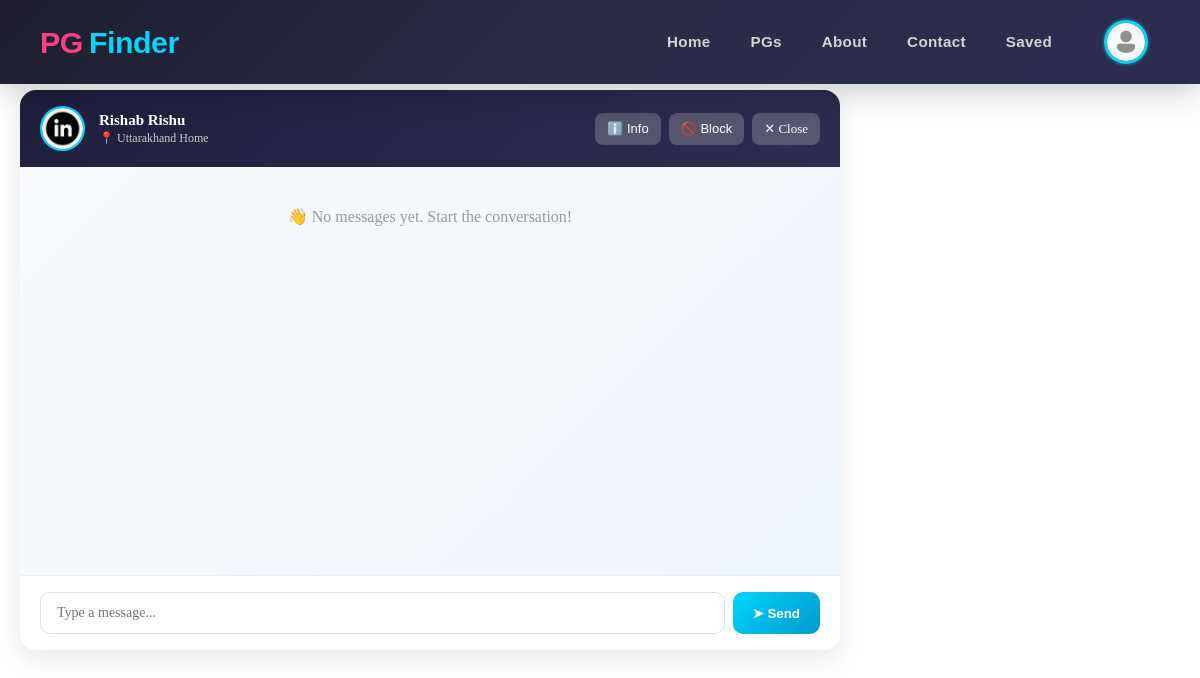
The page /chat/conversation/1/ (signed in) on the database its author committed.
### users/models.py (models this page shows, shortened)
class MyUser(AbstractBaseUser):
    email = models.EmailField(
        verbose_name="Email Address",
        max_length=255,
        unique=True,
    )
    username = models.CharField(max_length=50,unique=True)
    first_name = models.CharField(max_length=50)
    last_name = models.CharField(max_length=50)
    gender = models.CharField(max_length=30,blank=True,null=True, choices=[
        ('male','Male'),
        ('female','Female'),
    ])
    date_of_birth = models.DateField(blank=True, null=True)
    phone =  models.CharField(max_length=15,unique=True )
    profile_image = models.ImageField(upload_to='profile_images/', blank=True, null=True)
    is_owner = models.BooleanField(default=False)
    aadhar_card = models.CharField(max_length=20, unique=True, blank=True, null=True)
    address = models.TextField(blank=True, null=True)
    city = models.CharField(max_length=100, blank=True, null=True)
    state = models.CharField(max_length=100, blank=True, null=True)
    pin_code = models.CharField(max_length=10, blank=True, null=True)
    date_joined = models.DateTimeField(auto_now_add=True,blank=True)
    last_login = models.DateTimeField(auto_now_add=True)
    is_admin = models.BooleanField(default=False)
    is_staff = models.BooleanField(default=False)
    is_active = models.BooleanField(default=False)
    is_superadmin = models.BooleanField(default=False)
    objects = MyUserManager()
    USERNAME_FIELD = "email"
    REQUIRED_FIELDS = ["username","first_name", "last_name", "date_of_birth"]

### chat/models.py (models this page shows, shortened)
class ChatConversation(models.Model):
    initiator = models.ForeignKey(User, on_delete=models.CASCADE, related_name="initiated_conversations")
    recipient = models.ForeignKey(User, on_delete=models.CASCADE, related_name="received_conversations")
    pg = models.ForeignKey(PgListing, on_delete=models.CASCADE, related_name="conversations", blank=True, null=True)
    is_active = models.BooleanField(default=True)
    created_at = models.DateTimeField(auto_now_add=True)
    updated_at = models.DateTimeField(auto_now=True)
    last_message_at = models.DateTimeField(blank=True, null=True)
    class Meta:
        ordering = ["-last_message_at", "-created_at"]
        unique_together = ("initiator", "recipient", "pg")

### pgs/models.py (models this page shows, shortened)
class PgListing(models.Model):
    TYPE_CHOICES = [
        ("boys", "Boys"),
        ("girls", "Girls"),
        ("coed", "Coed"),
        ("family", "Family"),
    ]
    SHARING_CHOICES = [
        ("single", "Single"),
        ("double", "Double"),
        ("triple", "Triple"),
        ("quad", "Quad"),
    ]
    FURNISHING_CHOICES = [
        ("fully_furnished", "Fully Furnished"),
        ("semi_furnished", "Semi Furnished"),
        ("unfurnished", "Unfurnished"),
    ]
    owner = models.ForeignKey(Users, on_delete=models.CASCADE, related_name="pg_listings")
    title = models.CharField(max_length=100)
    slug = models.SlugField(max_length=200, unique=True)
    description = models.TextField()
    address = models.CharField(max_length=255)
    city = models.CharField(max_length=100)
    state = models.CharField(max_length=100)
    pin_code = models.CharField(max_length=10)
    price_per_month = models.DecimalField(max_digits=10, decimal_places=2)
    security_deposit = models.DecimalField(max_digits=10, decimal_places=2, default=0)
    available_from = models.DateField()
    is_available = models.BooleanField(default=True)
    type_of_pg = models.CharField(max_length=20, blank=True, null=True, choices=TYPE_CHOICES)
    amenities = models.TextField(help_text="Comma-separated list of amenities", blank=True, null=True)
    preferred_tenants = models.CharField(
        max_length=255,
        blank=True,
        help_text="Comma-separated preferred tenant types",
    )
    furnishing_status = models.CharField(
        max_length=30,
        choices=FURNISHING_CHOICES,
        default="fully_furnished",
    )
    food_available = models.BooleanField(default=False)
    parking_available = models.BooleanField(default=False)
    wifi_available = models.BooleanField(default=False)
    rules_or_restrictions = models.TextField(blank=True)
    sharing_type = models.CharField(max_length=20, choices=SHARING_CHOICES)
    created_at = models.DateTimeField(auto_now_add=True)
    updated_at = models.DateTimeField(auto_now=True)
    class Meta:
        ordering = ["-created_at"]

### chat/views.py (the view)
# urls.py: path('conversation/<int:conversation_id>/', views.chat_detail, name='chat_detail'),
@login_required(login_url='user_login')
def chat_detail(request, conversation_id):
    conversation = get_object_or_404(
        ChatConversation,
        id=conversation_id
    )
    if request.user not in [conversation.initiator, conversation.recipient]:
        return redirect('chat_list')
    other_user = conversation.recipient if conversation.initiator == request.user else conversation.initiator
    is_blocked = ChatBlock.objects.filter(
        blocker=other_user,
        blocked_user=request.user
    ).exists()
    if is_blocked:
        context = {'error_message': 'You have been blocked by this user.'}
        return render(request, 'chat/blocked.html', context)
    messages = conversation.messages.select_related('sender', 'receiver').order_by('-created_at')[:50]
    messages = list(reversed(messages))  # Reverse to show chronological order
    ChatMessage.objects.filter(
        conversation=conversation,
        receiver=request.user,
        is_read=False
    ).update(is_read=True)
    context = {
        'conversation': conversation,
        'other_user': other_user,
        'messages': messages,
        'page': 'chat',
    }
    return render(request, 'chat/chat_detail.html', context)

### templates/chat/chat_detail.html (shortened to what this page needs)
{% extends 'base.html' %}
{% load static %}
{% block content %}
<div class="chat-container">
  <div class="chat-wrapper">
    <div class="chat-main">
      <div class="chat-header">
        <div class="header-info">
          {% if other_user.profile_image %}
            <img src="{{ other_user.profile_image.url }}" alt="{{ other_user.username }}" class="header-avatar">
          {% else %}
            <img src="{% static 'images/user.png' %}" alt="Profile" class="header-avatar">
          {% endif %}
          <div class="header-text">
            <h5>{{ other_user.first_name }} {{ other_user.last_name }}</h5>
            {% if conversation.pg %}
              <small>📍 {{ conversation.pg.title }}</small>
            {% else %}
              <small>💬 Direct chat</small>
            {% endif %}
          </div>
        </div>
        <div class="header-actions">
          <button id="toggle-info">ℹ️ Info</button>
          <button id="block-user-btn">🚫 Block</button>
          <a href="{% url 'chat_list' %}">✕ Close</a>
        </div>
      </div>
      <div id="messages-container">
        {% for message in messages %}
          <div class="message-group {% if message.sender == request.user %}sent{% else %}received{% endif %}">
            <div class="message-bubble">
              <p>{{ message.content }}</p>
              <small>{{ message.created_at|date:"H:i" }}{% if message.sender == request.user and message.is_read %} ✓✓{% endif %}</small>
            </div>
          </div>
        {% empty %}
          <div style="text-align: center; color: #999; padding: 20px;">
            <p>👋 No messages yet. Start the conversation!</p>
          </div>
        {% endfor %}
      </div>
      <div class="message-input-area">
        <div class="input-group">
          <input type="text" id="message-input" placeholder="Type a message..." autocomplete="off">
          <button id="send-button">➤ Send</button>
        </div>
      </div>
    </div>
  </div>
</div>
{% endblock %}

### PgFinder/static/css/nav.css (style rules this page uses)
* { margin: 0; padding: 0; box-sizing: border-box; }
html { margin: 0; padding: 0; }
body { margin: 0; padding: 0; padding-top: 70px; }

### templates/chat/chat_detail.html (style rules this page uses)
.chat-container { max-width: 1200px; margin: 0 auto; padding: 20px; }
.chat-wrapper { display: grid; grid-template-columns: 1fr 320px; gap: 20px; }
.chat-main { background: white; border-radius: 16px; box-shadow: 0 8px 24px rgba(0,0,0,0.1); display: flex; flex-direction: column; height: 70vh; }
.chat-header { background: linear-gradient(135deg, #1e1f3d 0%, #2d2e4f 100%); color: white; padding: 16px 20px; display: flex; justify-content: space-between; align-items: center; border-radius: 16px 16px 0 0; }
.header-info { display: flex; align-items: center; gap: 14px; }
.header-avatar { width: 45px; height: 45px; border-radius: 50%; border: 2px solid #00d4ff; object-fit: cover; }
.header-text h5 { margin: 0; font-size: 15px; font-weight: 700; }
.header-text small { font-size: 12px; color: #ccc; display: block; margin-top: 2px; }
.header-actions { display: flex; gap: 8px; }
.header-actions button, .header-actions a { border: none; background: rgba(255,255,255,0.2); color: white; padding: 8px 12px; border-radius: 8px; font-size: 13px; cursor: pointer; transition: all 0.3s ease; text-decoration: none; display: inline-block; }
#messages-container { flex: 1; overflow-y: auto; padding: 20px; background: linear-gradient(135deg, #f8fafc 0%, #eef4fb 100%); display: flex; flex-direction: column; gap: 12px; }
.message-input-area { padding: 16px 20px; border-top: 1px solid #e7eef7; background: white; border-radius: 0 0 16px 16px; }
.input-group { display: flex; gap: 8px; }
#message-input { flex: 1; padding: 12px 16px; border: 1px solid #d8e1eb; border-radius: 10px; font-size: 14px; font-family: inherit; transition: all 0.3s ease; }
#send-button { background: linear-gradient(135deg, #00d4ff 0%, #0099cc 100%); color: white; border: none; padding: 12px 20px; border-radius: 10px; font-weight: 600; cursor: pointer; transition: all 0.3s ease; }

### rows shown on the page
MyUser: profile_image (picture), first_name "Rishab", last_name "Rishu"
ChatConversation: pg "Uttarakhand Home"
